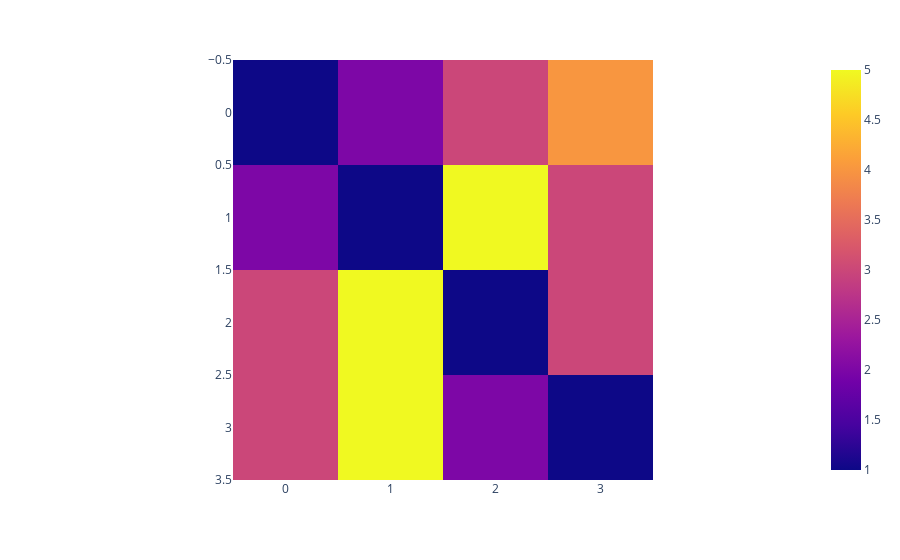

The notebook cell this image was saved under:
### Code cell
# mapa de calor
fig = px.imshow([[1, 2, 3, 4],
                 [2, 1, 5, 3],
                 [3, 5, 1, 3],
                 [3, 5, 2, 1]])
fig.show()

### Figure 1 — Plotly figure (JSON) as saved in the notebook; plotly's stock layout.template omitted (floating-point values rounded to 4 significant figures)
{"data": [{"coloraxis": "coloraxis", "hovertemplate": "x: %{x}<br>y: %{y}<br>color: %{z}<extra></extra>", "type": "heatmap", "z": [[1, 2, 3, 4], [2, 1, 5, 3], [3, 5, 1, 3], [3, 5, 2, 1]]}], "layout": {"coloraxis": {"colorscale": [[0, "#0d0887"], [0.1111, "#46039f"], [0.2222, "#7201a8"], [0.3333, "#9c179e"], [0.4444, "#bd3786"], [0.5556, "#d8576b"], [0.6667, "#ed7953"], [0.7778, "#fb9f3a"], [0.8889, "#fdca26"], [1, "#f0f921"]]}, "margin": {"t": 60}, "xaxis": {"constrain": "domain", "scaleanchor": "y"}, "yaxis": {"autorange": "reversed", "constrain": "domain"}}}
